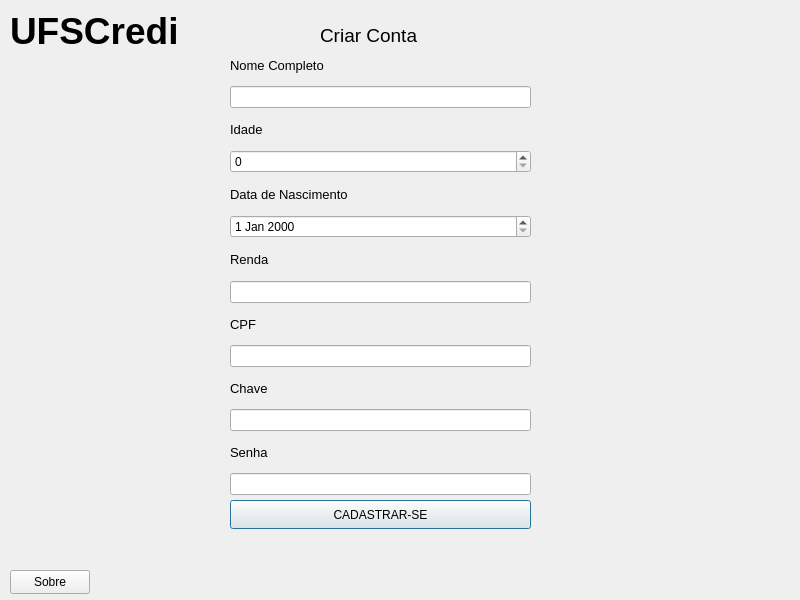
<?xml version="1.0" encoding="UTF-8"?>
<ui version="4.0">
 <class>DialogCadastro</class>
 <widget class="QDialog" name="DialogCadastro">
  <property name="geometry">
   <rect>
    <x>0</x>
    <y>0</y>
    <width>800</width>
    <height>600</height>
   </rect>
  </property>
  <property name="windowTitle">
   <string>Dialog</string>
  </property>
  <widget class="QPushButton" name="pushButton_cadastro">
   <property name="geometry">
    <rect>
     <x>230</x>
     <y>500</y>
     <width>301</width>
     <height>29</height>
    </rect>
   </property>
   <property name="text">
    <string>CADASTRAR-SE</string>
   </property>
  </widget>
  <widget class="QLabel" name="label">
   <property name="geometry">
    <rect>
     <x>320</x>
     <y>20</y>
     <width>121</width>
     <height>31</height>
    </rect>
   </property>
   <property name="font">
    <font>
     <pointsize>14</pointsize>
    </font>
   </property>
   <property name="text">
    <string>Criar Conta</string>
   </property>
   <property name="textFormat">
    <enum>Qt::TextFormat::RichText</enum>
   </property>
  </widget>
  <widget class="QWidget" name="verticalLayoutWidget">
   <property name="geometry">
    <rect>
     <x>230</x>
     <y>50</y>
     <width>301</width>
     <height>445</height>
    </rect>
   </property>
   <layout class="QVBoxLayout" name="verticalLayout">
    <item>
     <widget class="QLabel" name="label_2">
      <property name="font">
       <font>
        <pointsize>10</pointsize>
       </font>
      </property>
      <property name="text">
       <string>Nome Completo</string>
      </property>
     </widget>
    </item>
    <item>
     <widget class="QLineEdit" name="lineEdit_nome_cadastro">
      <property name="text">
       <string/>
      </property>
     </widget>
    </item>
    <item>
     <widget class="QLabel" name="label_3">
      <property name="font">
       <font>
        <pointsize>10</pointsize>
       </font>
      </property>
      <property name="text">
       <string>Idade</string>
      </property>
     </widget>
    </item>
    <item>
     <widget class="QSpinBox" name="spinBox_idade"/>
    </item>
    <item>
     <widget class="QLabel" name="label_4">
      <property name="font">
       <font>
        <pointsize>10</pointsize>
       </font>
      </property>
      <property name="text">
       <string>Data de Nascimento</string>
      </property>
     </widget>
    </item>
    <item>
     <widget class="QDateEdit" name="dateEdit_data"/>
    </item>
    <item>
     <widget class="QLabel" name="label_6">
      <property name="font">
       <font>
        <pointsize>10</pointsize>
       </font>
      </property>
      <property name="text">
       <string>Renda</string>
      </property>
     </widget>
    </item>
    <item>
     <widget class="QLineEdit" name="lineEdit_renda">
      <property name="text">
       <string/>
      </property>
     </widget>
    </item>
    <item>
     <widget class="QLabel" name="label_5">
      <property name="font">
       <font>
        <pointsize>10</pointsize>
       </font>
      </property>
      <property name="text">
       <string>CPF</string>
      </property>
     </widget>
    </item>
    <item>
     <widget class="QLineEdit" name="lineEdit_cpf_cadastro">
      <property name="text">
       <string/>
      </property>
     </widget>
    </item>
    <item>
     <widget class="QLabel" name="label_7">
      <property name="font">
       <font>
        <pointsize>10</pointsize>
       </font>
      </property>
      <property name="text">
       <string>Chave</string>
      </property>
     </widget>
    </item>
    <item>
     <widget class="QLineEdit" name="lineEdit_chave">
      <property name="text">
       <string/>
      </property>
     </widget>
    </item>
    <item>
     <widget class="QLabel" name="label_8">
      <property name="font">
       <font>
        <pointsize>10</pointsize>
       </font>
      </property>
      <property name="text">
       <string>Senha</string>
      </property>
     </widget>
    </item>
    <item>
     <widget class="QLineEdit" name="lineEdit_senha_cadastro">
      <property name="text">
       <string/>
      </property>
     </widget>
    </item>
   </layout>
  </widget>
  <widget class="QPushButton" name="pushButton_sobre_cadastro">
   <property name="geometry">
    <rect>
     <x>10</x>
     <y>570</y>
     <width>80</width>
     <height>24</height>
    </rect>
   </property>
   <property name="text">
    <string>Sobre</string>
   </property>
  </widget>
  <widget class="QLabel" name="label_9">
   <property name="geometry">
    <rect>
     <x>10</x>
     <y>0</y>
     <width>201</width>
     <height>61</height>
    </rect>
   </property>
   <property name="font">
    <font>
     <pointsize>28</pointsize>
     <bold>true</bold>
    </font>
   </property>
   <property name="text">
    <string>UFSCredi</string>
   </property>
  </widget>
 </widget>
 <resources/>
 <connections/>
</ui>
